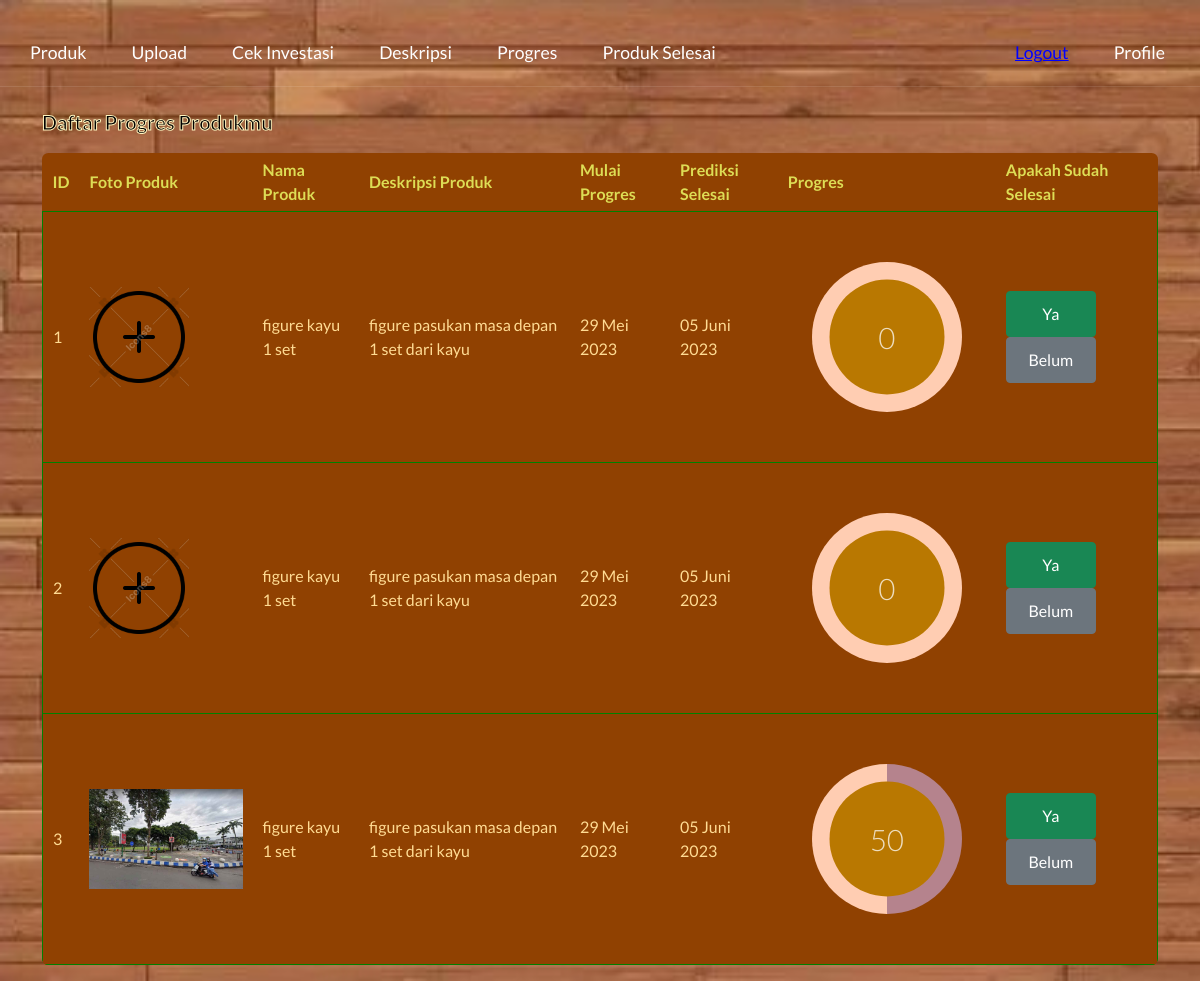
Before: /prototype/progres.php (signed in) with the older database file.
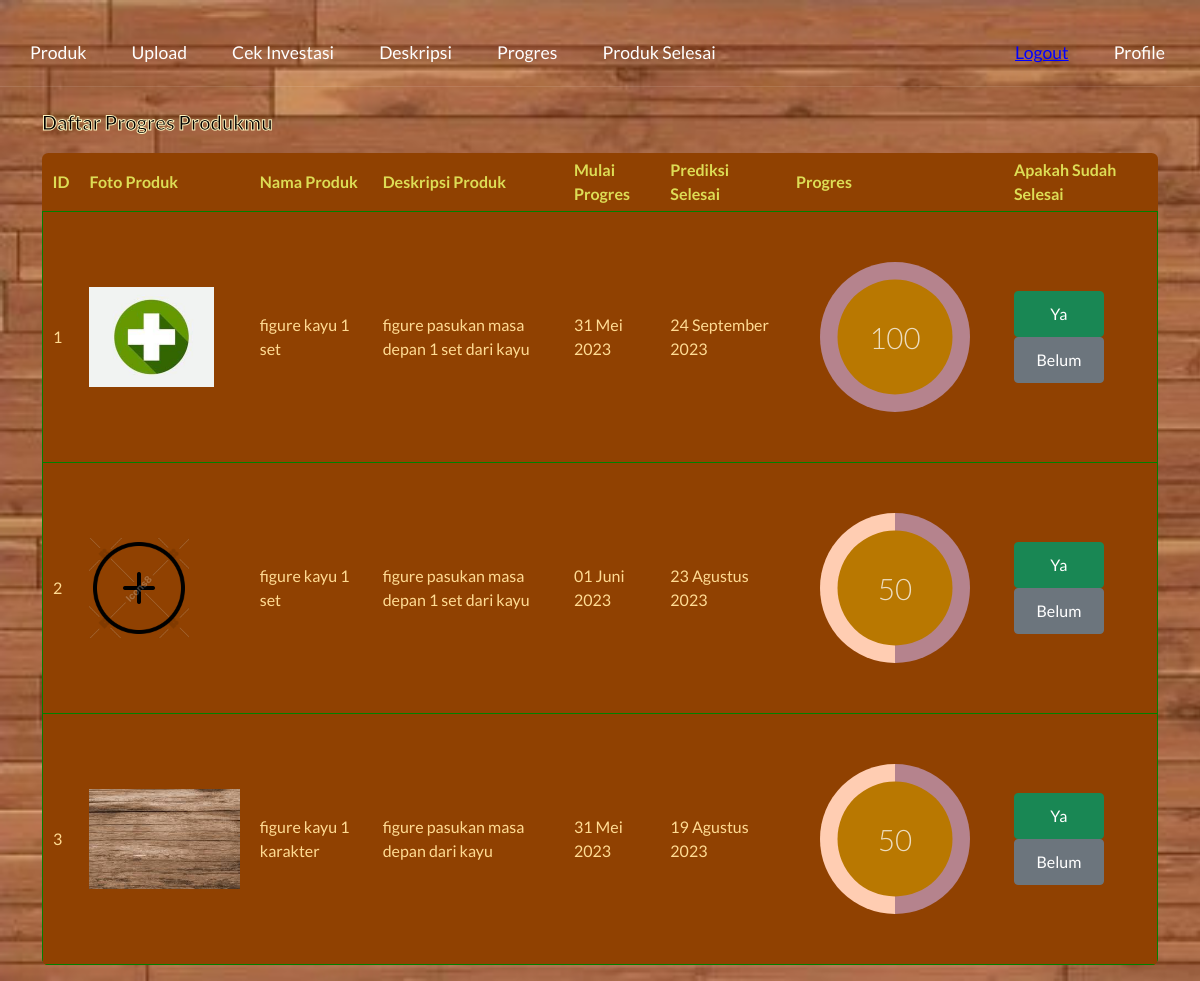
After: the same page with the newer database file.
### tables this page shows
CREATE TABLE `progres_pengrajin` (
  `id` int(11) NOT NULL,
  `id_produk` varchar(50) NOT NULL,
  `foto` varchar(100) NOT NULL,
  `tanggal_mulai` date NOT NULL DEFAULT current_timestamp(),
  `tanggal_selesai` date NOT NULL DEFAULT (current_timestamp() + interval 7 day),
  `status` varchar(50) NOT NULL DEFAULT '0',
  `id_users` varchar(50) NOT NULL,
  `record` date DEFAULT NULL
);

CREATE TABLE `produk` (
  `id` int(11) NOT NULL,
  `nama_product` varchar(50) NOT NULL,
  `gambar` varchar(100) NOT NULL,
  `deskripsi` text NOT NULL,
  `id_users` varchar(50) NOT NULL
);

### prototype/function.php (called while the page is built, shortened)
<?php
class Connection{
  public $host = "localhost";
  public $user = "root";
  public $password = "";
  public $db_name = "prototype";
  public function __construct(){
    $this->conn = mysqli_connect($this->host, $this->user, $this->password, $this->db_name);
  }
}
class Select extends Connection{
  public function selectUserById($id){
    $result = mysqli_query($this->conn, "SELECT * FROM users WHERE id = $id");
    return mysqli_fetch_assoc($result);
  }
  public function selectProductById($id){
    $result = mysqli_query($this->conn, "SELECT * FROM produk WHERE id = $id");
    return mysqli_fetch_assoc($result);
  }
  public function selectProgresById($id){
    $data = mysqli_query($this->conn, "SELECT * FROM progres_pengrajin WHERE id_users = $id");
    $rows = mysqli_fetch_all($data, MYSQLI_ASSOC);
		return $rows;
  }
}
class Date extends Connection{
  public function tanggalIndonesia($tanggal)
  {
    $bulan = array (
      1 =>   'Januari',
      'Februari',
      'Maret',
      'April',
      'Mei',
      'Juni',
      'Juli',
      'Agustus',
      'September',
      'Oktober',
      'November',
      'Desember'
      );
      $pecahkan = explode('-', $tanggal);
      return $pecahkan[2] . ' ' . $bulan[ (int)$pecahkan[1] ] . ' ' . $pecahkan[0];
  }
}

### prototype/progres.php (the view, shortened to what this page needs)
<?php
require 'function.php';
$select = new Select();
$date = new Date();
if(!empty($_SESSION["id"])){
  $user = $select->selectUserById($_SESSION["id"]);
}
else{
  header("Location: login.php");
}
$detail = $select->selectProgresById($user['id']);
?>
<!DOCTYPE html>
<html lang="en">
<head>
    <link href="https://cdn.jsdelivr.net/npm/bootstrap@5.3.0-alpha3/dist/css/bootstrap.min.css"
    rel="stylesheet"
>
    <link rel="stylesheet" href="css/index.css">
</head>
<?php include 'nav_pengrajin.php' ?>
<body style="background-image: url('css/11bg.jpg'); background-size:cover;">
    <div class="container">
    <div style="margin-top:20px;">
        <label style="font-size: 20px;">
            Daftar Progres Produkmu
        </label>
            <table class="rwd-table">
                <thead>
                    <tr style="border-bottom: 5px;">
                        <th scope="col">ID</th>
                        <th scope="col">Foto Produk</th>
                        <th scope="col">Nama Produk</th>
                        <th scope="col">Deskripsi Produk</th>
                        <th scope="col">Mulai Progres</th>
                        <th scope="col">Prediksi Selesai</th>
                        <th scope="col">Progres</th>
                        <th scope="col">Apakah Sudah Selesai</th>
                    </tr>
                </thead>
                <tbody>
                <?php
                    $id = 1;
                        foreach ($detail as $akun) {
                            $produk = $select->selectProductById($akun['id_produk']);
                            $sekarang = $date->tanggalIndonesia($akun['tanggal_mulai']);
                            $prediksi = $date->tanggalIndonesia($akun['tanggal_selesai']);
                    ?>
                        <tr style="border:1px solid green;">
                            <td><?php echo $id++; ?></td>
                            <td><img style="max-width:200px;max-height:100px" src="progres/<?php echo $akun['foto']; ?>"></td>
                            <td><?php echo $produk['nama_product']?></td>
                            <td><?php echo $produk['deskripsi']?></td>
                            <td><?php echo $sekarang ?></td>
                            <td><?php echo $prediksi ?></td>
                            <td>
                                <?php include 'progres-bar.php' ?>
                            </td>
                            <td>
                                <a class="btn btn-success btn-sm" href="">Ya</a>
                                <a class="btn btn-secondary btn-sm" href="">Belum</a>
                            </td>
                        </tr>
            <?php } ?>
                </tbody>
            </table>
        </div>
    </div>
</body>
</html>

### prototype/nav_pengrajin.php (shortened to what this page needs)
<!DOCTYPE html>
<html lang="en">
  <head>
    <link href="css/navbar1.css" rel="stylesheet" type="text/css" />
  </head>
  <body>
    <nav class="nav">
      <a href="index_pengrajin.php" class="nav-link">Produk</a>
      <a href="add.php" class="nav-link">Upload</a>
      <a href="approval_invest.php" class="nav-link">Cek Investasi</a>
      <a href="deskripsi.php" class="nav-link">Deskripsi</a>
      <a href="progres.php" class="nav-link">Progres</a>
      <a href="progres_selesai.php" class="nav-link">Produk Selesai</a>
      <a style="padding-left:auto; margin-left:auto">
      <a style="text-decoration:underline; color:blue" href="logout.php"  class="nav-link" onclick="return confirm('Apakah yakin ingin keluar?')">Logout</a>
      <a href="profile.php" class="nav-link">Profile</a>
      </a>
    </nav>
  </body>
</html>

### prototype/progres-bar.php (shortened to what this page needs)
<!DOCTYPE html>
<html lang="en">
  <head>
    <link rel="stylesheet" href="css/progres-bar.css">
  </head>
<body>
<div class="wrap-circles">
  <div class="circle per-<?php echo $akun['status'] ?>">
    <div class="inner"><?php echo $akun['status'] ?></div>
  </div>
</div>
</body>
</html>

### prototype/css/index.css (style rules this page uses)
body { padding: 0 2em; font-family: Montserrat, sans-serif; -webkit-font-smoothing: antialiased; text-rendering: optimizeLegibility; color: #ffbb7b; background: #eee; }
.rwd-table { background: #904101; color: #ffdb93; border-radius: .4em; overflow: hidden; margin: 1em 0; min-width: 1050px; }
tr { border-color: lighten(#34495E, 10%); }
th, td:before { color: #dd5; }
label { color: black; font-weight: bolder; -webkit-text-stroke: 1px rgb(255, 244, 190); }

### prototype/css/navbar1.css (style rules this page uses)
body { margin: 0; padding: 0; font-family: system-ui,-apple-system,"Segoe UI",Roboto,"Helvetica Neue",Arial,"Noto Sans","Liberation Sans",sans-serif,"Apple Color Emoji","Segoe UI Emoji","Segoe UI Symbol","Noto Color Emoji"; background-color: #373c47; }
.nav { text-align: center; font-size: 1rem; border-bottom: 1px solid hsla(0,0%,100%,0.1); padding-left: 5px; padding-right: 5px; margin-top: 20px; }
.nav-link { text-decoration: none; display: inline-block; padding: 13px 13px; color: #fff; margin-right: 5px; }
.btn { padding: 10px 20px; font-size: 1rem; }
@media (min-width: 768px) { .nav { font-size: 1.1rem; padding-left: 10px; padding-right: 10px; } }
@media (min-width: 768px) { .nav-link { padding: 20px 20px; } }

### prototype/css/progres-bar.css (style rules this page uses)
*, *::before, *::after { box-sizing: border-box; }
body { font-family: "Lato"; font-size: 16px; }
.wrap-circles { display: flex; flex-wrap: wrap; justify-content: center; align-items: center; padding: 2rem 1rem; }
.circle { position: relative; width: 150px; height: 150px; margin: 0.5rem; border-radius: 50%; background: #FFCDB2; overflow: hidden; }
.circle.per-50 { background-image: conic-gradient(#B5838D 50%, #FFCDB2 0); }
.circle.per-100 { background-image: conic-gradient(#B5838D 100%, #FFCDB2 0); }
.circle .inner { display: flex; justify-content: center; align-items: center; position: absolute; top: 50%; left: 50%; transform: translate(-50%, -50%); width: 115px; height: 115px; background: #b97801; border-radius: 50%; font-size: 1.85em; font-weight: 300; color: rgba(255, 255, 255, 0.75); }

### prototype/progres.php (style rules this page uses)
a { min-width: 90px; }
th { padding:10px;padding-top: 5px;padding-bottom: 5px; }
td { padding: 10px; }

Changed rows visible on the page:
removed progres_pengrajin: foto (placeholder picture), id_produk.nama_product "figure kayu 1 set", id_produk.deskripsi "figure pasukan masa depan 1 set dari kayu", tanggal_mulai "29 Mei 2023", tanggal_selesai "05 Juni 2023", status "0"
removed progres_pengrajin: foto (picture), id_produk.nama_product "figure kayu 1 set", id_produk.deskripsi "figure pasukan masa depan 1 set dari kayu", tanggal_mulai "29 Mei 2023", tanggal_selesai "05 Juni 2023", status "50"
added progres_pengrajin: foto (picture), id_produk.nama_product "figure kayu 1 set", id_produk.deskripsi "figure pasukan masa depan 1 set dari kayu", tanggal_mulai "31 Mei 2023", tanggal_selesai "24 September 2023", status "100"
changed progres_pengrajin: tanggal_mulai "29 Mei 2023" → "01 Juni 2023"; tanggal_selesai "05 Juni 2023" → "23 Agustus 2023"; status "0" → "50"
added progres_pengrajin: foto (picture), id_produk.nama_product "figure kayu 1 karakter", id_produk.deskripsi "figure pasukan masa depan dari kayu", tanggal_mulai "31 Mei 2023", tanggal_selesai "19 Agustus 2023", status "50"
